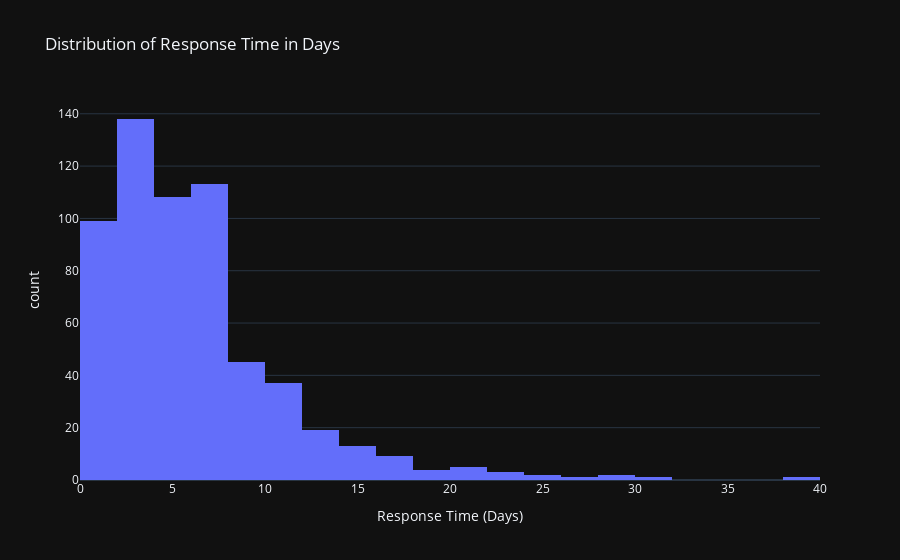

The notebook cell this image was saved under:
### Code cell
# plot test histogram
fig = px.histogram(df, x='response_time_days', nbins=30,
                   title="Distribution of Response Time in Days",
                   labels={'response_time_days':'Response Time (Days)'
                   })
fig
# Interpretation sentence (for layouts): The distribution of response time in days is heavily right-skewed. The average response time for each complaint is 6.17 days, and the median response time is 5 days.

### Figure 1 — Plotly figure (JSON) as saved in the notebook; plotly's stock layout.template omitted (floating-point values rounded to 4 significant figures; data arrays with more than 128 entries replaced by an {"elided": "..."} marker saying what was removed)
{"data": [{"bingroup": "x", "hovertemplate": "Response Time (Days)=%{x}<br>count=%{y}<extra></extra>", "legendgroup": "", "marker": {"color": "#636efa", "pattern": {"shape": ""}}, "name": "", "nbinsx": 30, "orientation": "v", "showlegend": false, "x": {"elided": "600 float values"}, "xaxis": "x", "yaxis": "y", "type": "histogram"}], "layout": {"xaxis": {"anchor": "y", "domain": [0.0, 1.0], "title": {"text": "Response Time (Days)"}}, "yaxis": {"anchor": "x", "domain": [0.0, 1.0], "title": {"text": "count"}}, "legend": {"tracegroupgap": 0}, "title": {"text": "Distribution of Response Time in Days"}, "barmode": "relative"}}
